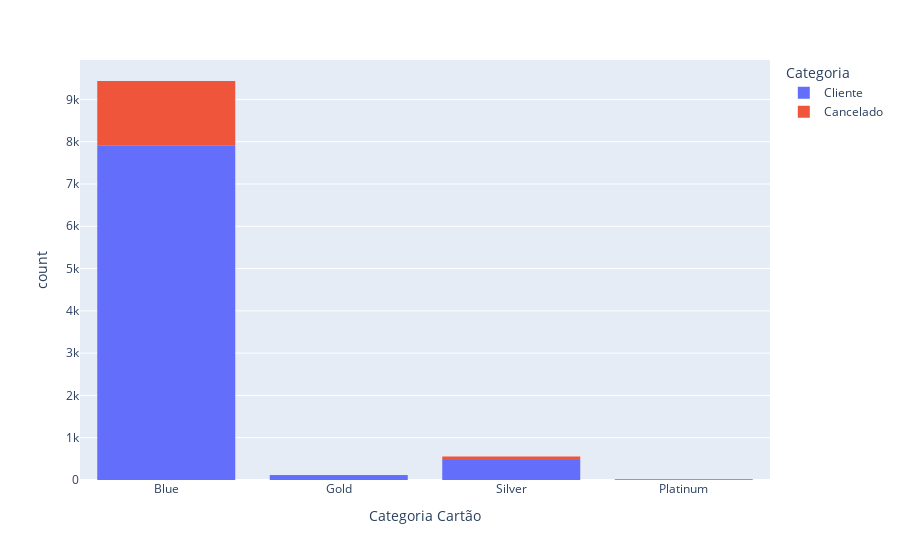

The cell this chart's notebook holds for it:
### Markdown cell above
- Na categoria do cartão é perceptível que grande parte dos ex-clientes eram da categoria 'blue', o que indica que essa categoria pode não ser tão atraente

### Code cell
new_graph(df_graph['Categoria Cartão'], df_graph)

### Figure 1 — Plotly figure (JSON) as saved in the notebook; plotly's stock layout.template omitted (floating-point values rounded to 4 significant figures; data arrays with more than 128 entries replaced by an {"elided": "..."} marker saying what was removed)
{"data": [{"alignmentgroup": "True", "bingroup": "x", "hovertemplate": "Categoria=Cliente<br>Categoria Cartão=%{x}<br>count=%{y}<extra></extra>", "legendgroup": "Cliente", "marker": {"color": "#636efa", "pattern": {"shape": ""}}, "name": "Cliente", "offsetgroup": "Cliente", "orientation": "v", "showlegend": true, "type": "histogram", "x": {"elided": "8499 str values"}, "xaxis": "x", "yaxis": "y"}, {"alignmentgroup": "True", "bingroup": "x", "hovertemplate": "Categoria=Cancelado<br>Categoria Cartão=%{x}<br>count=%{y}<extra></extra>", "legendgroup": "Cancelado", "marker": {"color": "#EF553B", "pattern": {"shape": ""}}, "name": "Cancelado", "offsetgroup": "Cancelado", "orientation": "v", "showlegend": true, "type": "histogram", "x": {"elided": "1627 str values"}, "xaxis": "x", "yaxis": "y"}], "layout": {"barmode": "relative", "legend": {"title": {"text": "Categoria"}, "tracegroupgap": 0}, "margin": {"t": 60}, "xaxis": {"anchor": "y", "domain": [0, 1], "title": {"text": "Categoria Cartão"}}, "yaxis": {"anchor": "x", "domain": [0, 1], "title": {"text": "count"}}}}
